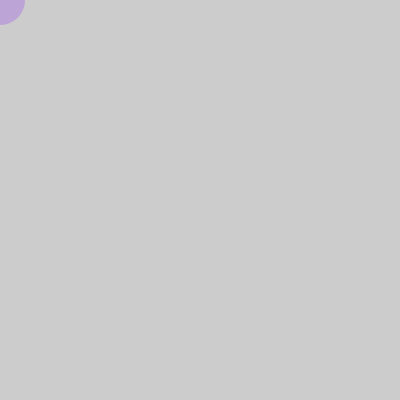
Frame 1 (no input)
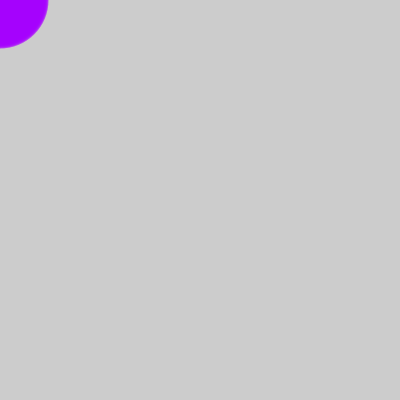
Frame 60 (the mouse pressed at the canvas centre just before this capture)
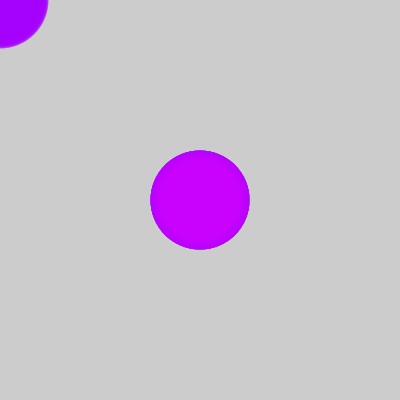
Frame 120 (the mouse held since frame 60 and released just before this capture)

The Processing sketch that drew these frames (run headless with seeded random() and noise(); from frame 60 on, the mouse is pressed at the canvas centre):

// Processing sketch: processing_184946
// ── processing_184946.pde

/*
 * Red Snake (Serpiente Roja)
 *
 * Programa para crear una serpiente roja moviendose por la pantalla
 *
 * Paso 6:
 *  - cambia el tamaño del circulo en funcion del tiempo
 *  - al igual que antes, necesitaras crear una variable
 *    para almacenar el valor del tamaño
 *  - puedes usar la misma funcion que para el color, pero
 *    cambiando la frecuencia
 *  - para mejor efecto visual, añade transparencia al color
 *
 * (c) 2013 D. Cuartielles, Arduino Verkstad, Suecia
 */
 
int rojo = 255;
int tiempo = 0;
int diametro = 50;
  
void setup() {
  size(400, 400);
}
 
void draw() {
  tiempo = tiempo + 1;    
  rojo = int(128 * (1 + sin(tiempo * 2 * PI / frameRate / 20)));
  diametro = int(50 * (1 + sin( tiempo * 2 * PI / frameRate / 5))); // Modifica el diametro del circulo con el paso del tiempo
   
  noStroke();            
  fill(rojo, 0, 255, 50);  // Añade un 50% de transparencia al color
  ellipse(mouseX, mouseY, diametro, diametro);
}
